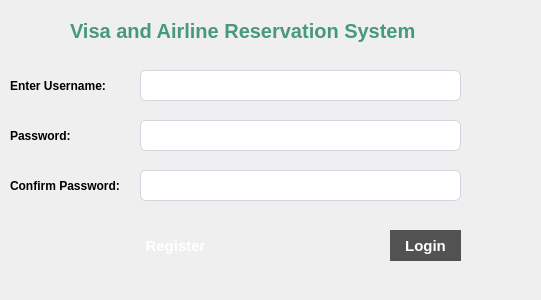
<?xml version="1.0" encoding="UTF-8"?>
<ui version="4.0">
 <class>RegisterScreen</class>
 <widget class="QDialog" name="RegisterScreen">
  <property name="geometry">
   <rect>
    <x>0</x>
    <y>0</y>
    <width>541</width>
    <height>300</height>
   </rect>
  </property>
  <property name="windowTitle">
   <string>Dialog</string>
  </property>
  <widget class="QLabel" name="label">
   <property name="geometry">
    <rect>
     <x>70</x>
     <y>10</y>
     <width>461</width>
     <height>41</height>
    </rect>
   </property>
   <property name="styleSheet">
    <string notr="true">QLabel {
    color: rgb(70, 153, 123);
    font-size: 20px;
    font-weight: 600;
    font-family: &quot;Segoe UI&quot;, &quot;Inter&quot;, &quot;Roboto&quot;, &quot;Helvetica Neue&quot;, Arial, sans-serif;
    qproperty-alignment: AlignHCenter;
}
</string>
   </property>
   <property name="text">
    <string>Visa and Airline Reservation System</string>
   </property>
  </widget>
  <widget class="QLabel" name="label_2">
   <property name="geometry">
    <rect>
     <x>10</x>
     <y>70</y>
     <width>111</width>
     <height>31</height>
    </rect>
   </property>
   <property name="styleSheet">
    <string notr="true">QLabel {
    font-family: &quot;Segoe UI&quot;, &quot;Inter&quot;;
    font-size: 13.5px;
    font-weight: 600;
	color: rgb(0, 0, 0);
}
</string>
   </property>
   <property name="text">
    <string>Enter Username:</string>
   </property>
  </widget>
  <widget class="QLabel" name="label_3">
   <property name="geometry">
    <rect>
     <x>10</x>
     <y>120</y>
     <width>111</width>
     <height>31</height>
    </rect>
   </property>
   <property name="styleSheet">
    <string notr="true">QLabel {
    font-family: &quot;Segoe UI&quot;, &quot;Inter&quot;;
    font-size: 13.5px;
    font-weight: 600;
	color: rgb(0, 0, 0);
}
</string>
   </property>
   <property name="text">
    <string>Password:</string>
   </property>
  </widget>
  <widget class="QLabel" name="label_4">
   <property name="geometry">
    <rect>
     <x>10</x>
     <y>170</y>
     <width>121</width>
     <height>31</height>
    </rect>
   </property>
   <property name="styleSheet">
    <string notr="true">QLabel {
    font-family: &quot;Segoe UI&quot;, &quot;Inter&quot;;
    font-size: 13.5px;
    font-weight: 600;
	color: rgb(0, 0, 0);
}
</string>
   </property>
   <property name="text">
    <string>Confirm Password:</string>
   </property>
  </widget>
  <widget class="QLineEdit" name="lineEdit">
   <property name="geometry">
    <rect>
     <x>140</x>
     <y>70</y>
     <width>321</width>
     <height>31</height>
    </rect>
   </property>
   <property name="styleSheet">
    <string notr="true">QLineEdit {
    /* Typography */
    font-family: &quot;Segoe UI&quot;, &quot;Inter&quot;, &quot;Arial&quot;;
    font-size: 14px;
    font-weight: 400;

    /* Text &amp; Background */
    color: #1f1f1f;
    background-color: #ffffff;

    /* Border */
    border: 1px solid #cfd6e0;
    border-radius: 6px;
}

/* Hover effect */
QLineEdit:hover {
    border-color: #9bbce8;
    background-color: #fcfdff;
}

/* Focus effect */
QLineEdit:focus {
    border-color: #1b6ca8;
    background-color: #ffffff;
}
</string>
   </property>
  </widget>
  <widget class="QLineEdit" name="lineEdit_2">
   <property name="geometry">
    <rect>
     <x>140</x>
     <y>120</y>
     <width>321</width>
     <height>31</height>
    </rect>
   </property>
   <property name="styleSheet">
    <string notr="true">QLineEdit {
    /* Typography */
    font-family: &quot;Segoe UI&quot;, &quot;Inter&quot;, &quot;Arial&quot;;
    font-size: 14px;
    font-weight: 400;

    /* Text &amp; Background */
    color: #1f1f1f;
    background-color: #ffffff;

    /* Border */
    border: 1px solid #cfd6e0;
    border-radius: 6px;
}

/* Hover effect */
QLineEdit:hover {
    border-color: #9bbce8;
    background-color: #fcfdff;
}

/* Focus effect */
QLineEdit:focus {
    border-color: #1b6ca8;
    background-color: #ffffff;
}
</string>
   </property>
  </widget>
  <widget class="QLineEdit" name="lineEdit_3">
   <property name="geometry">
    <rect>
     <x>140</x>
     <y>170</y>
     <width>321</width>
     <height>31</height>
    </rect>
   </property>
   <property name="styleSheet">
    <string notr="true">QLineEdit {
    /* Typography */
    font-family: &quot;Segoe UI&quot;, &quot;Inter&quot;, &quot;Arial&quot;;
    font-size: 14px;
    font-weight: 400;

    /* Text &amp; Background */
    color: #1f1f1f;
    background-color: #ffffff;

    /* Border */
    border: 1px solid #cfd6e0;
    border-radius: 6px;

}

/* Hover effect */
QLineEdit:hover {
    border-color: #9bbce8;
    background-color: #fcfdff;
}

/* Focus effect */
QLineEdit:focus {
    border-color: #1b6ca8;
    background-color: #ffffff;
}
</string>
   </property>
  </widget>
  <widget class="QPushButton" name="pushButton_2">
   <property name="geometry">
    <rect>
     <x>140</x>
     <y>230</y>
     <width>71</width>
     <height>31</height>
    </rect>
   </property>
   <property name="styleSheet">
    <string notr="true">QPushButton {
    background: qlineargradient(
        x1:0, y1:0, x2:0, y2:1,
        stop:0 #6fdc8c,
        stop:1 #2fa866
    );
    color: white;
    border: none;
    font-size: 15px;
    font-weight: 600;
}

QPushButton:hover {
    background: qlineargradient(
        x1:0, y1:0, x2:0, y2:1,
        stop:0 #7fe09a,
        stop:1 #34b673
    );
}

QPushButton:pressed {
    background: #2fa866;
}
</string>
   </property>
   <property name="text">
    <string>Register</string>
   </property>
  </widget>
  <widget class="QPushButton" name="pushButton2">
   <property name="geometry">
    <rect>
     <x>390</x>
     <y>230</y>
     <width>71</width>
     <height>31</height>
    </rect>
   </property>
   <property name="styleSheet">
    <string notr="true">QPushButton {
    
	background-color: rgb(82, 82, 82);
	color: rgb(255, 255, 255);
    border: none;
    font-size: 15px;
    font-weight: 600;
}


</string>
   </property>
   <property name="text">
    <string>Login</string>
   </property>
  </widget>
 </widget>
 <resources/>
 <connections/>
</ui>
